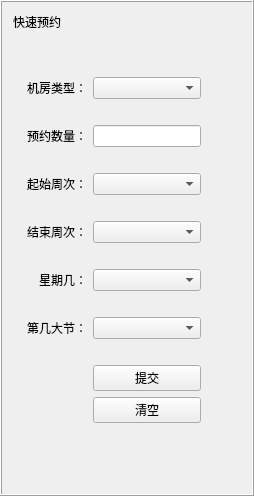
            <widget class="QFrame" name="doappointFrame">
             <property name="frameShape">
              <enum>QFrame::Box</enum>
             </property>
             <property name="frameShadow">
              <enum>QFrame::Raised</enum>
             </property>
             <layout class="QGridLayout" name="gridLayout_9">
              <item row="5" column="2">
               <spacer name="horizontalSpacer_23">
                <property name="orientation">
                 <enum>Qt::Horizontal</enum>
                </property>
                <property name="sizeHint" stdset="0">
                 <size>
                  <width>40</width>
                  <height>20</height>
                 </size>
                </property>
               </spacer>
              </item>
              <item row="8" column="0" colspan="2">
               <widget class="QLabel" name="label_16">
                <property name="text">
                 <string>结束周次：</string>
                </property>
                <property name="alignment">
                 <set>Qt::AlignRight|Qt::AlignTrailing|Qt::AlignVCenter</set>
                </property>
               </widget>
              </item>
              <item row="4" column="0" colspan="2">
               <widget class="QLabel" name="label_14">
                <property name="text">
                 <string>预约数量：</string>
                </property>
                <property name="alignment">
                 <set>Qt::AlignRight|Qt::AlignTrailing|Qt::AlignVCenter</set>
                </property>
               </widget>
              </item>
              <item row="11" column="2">
               <spacer name="horizontalSpacer_26">
                <property name="orientation">
                 <enum>Qt::Horizontal</enum>
                </property>
                <property name="sizeHint" stdset="0">
                 <size>
                  <width>40</width>
                  <height>20</height>
                 </size>
                </property>
               </spacer>
              </item>
              <item row="13" column="2">
               <spacer name="horizontalSpacer_27">
                <property name="orientation">
                 <enum>Qt::Horizontal</enum>
                </property>
                <property name="sizeHint" stdset="0">
                 <size>
                  <width>40</width>
                  <height>20</height>
                 </size>
                </property>
               </spacer>
              </item>
              <item row="16" column="2">
               <spacer name="verticalSpacer_15">
                <property name="orientation">
                 <enum>Qt::Vertical</enum>
                </property>
                <property name="sizeHint" stdset="0">
                 <size>
                  <width>20</width>
                  <height>40</height>
                 </size>
                </property>
               </spacer>
              </item>
              <item row="12" column="2">
               <widget class="QComboBox" name="sublessonBox">
                <property name="enabled">
                 <bool>true</bool>
                </property>
                <property name="mouseTracking">
                 <bool>false</bool>
                </property>
                <property name="editable">
                 <bool>false</bool>
                </property>
                <property name="currentText">
                 <string/>
                </property>
                <property name="maxCount">
                 <number>20</number>
                </property>
               </widget>
              </item>
              <item row="12" column="0" colspan="2">
               <widget class="QLabel" name="label_18">
                <property name="text">
                 <string>第几大节：</string>
                </property>
                <property name="alignment">
                 <set>Qt::AlignRight|Qt::AlignTrailing|Qt::AlignVCenter</set>
                </property>
               </widget>
              </item>
              <item row="4" column="2">
               <widget class="QLineEdit" name="appointnumberBox">
                <property name="contextMenuPolicy">
                 <enum>Qt::DefaultContextMenu</enum>
                </property>
                <property name="cursorMoveStyle">
                 <enum>Qt::LogicalMoveStyle</enum>
                </property>
               </widget>
              </item>
              <item row="0" column="0">
               <widget class="QLabel" name="doappointLable">
                <property name="text">
                 <string>快速预约</string>
                </property>
               </widget>
              </item>
              <item row="7" column="2">
               <spacer name="horizontalSpacer_24">
                <property name="orientation">
                 <enum>Qt::Horizontal</enum>
                </property>
                <property name="sizeHint" stdset="0">
                 <size>
                  <width>40</width>
                  <height>20</height>
                 </size>
                </property>
               </spacer>
              </item>
              <item row="2" column="2">
               <widget class="QComboBox" name="sublabBox">
                <property name="enabled">
                 <bool>true</bool>
                </property>
                <property name="mouseTracking">
                 <bool>false</bool>
                </property>
                <property name="editable">
                 <bool>false</bool>
                </property>
                <property name="currentText">
                 <string/>
                </property>
                <property name="maxCount">
                 <number>20</number>
                </property>
               </widget>
              </item>
              <item row="8" column="2">
               <widget class="QComboBox" name="subendBox">
                <property name="enabled">
                 <bool>true</bool>
                </property>
                <property name="mouseTracking">
                 <bool>false</bool>
                </property>
                <property name="editable">
                 <bool>false</bool>
                </property>
                <property name="currentText">
                 <string/>
                </property>
                <property name="maxCount">
                 <number>20</number>
                </property>
               </widget>
              </item>
              <item row="2" column="0" colspan="2">
               <widget class="QLabel" name="doappointLable_2">
                <property name="text">
                 <string>机房类型：</string>
                </property>
                <property name="alignment">
                 <set>Qt::AlignRight|Qt::AlignTrailing|Qt::AlignVCenter</set>
                </property>
               </widget>
              </item>
              <item row="6" column="2">
               <widget class="QComboBox" name="substartBox">
                <property name="enabled">
                 <bool>true</bool>
                </property>
                <property name="mouseTracking">
                 <bool>false</bool>
                </property>
                <property name="editable">
                 <bool>false</bool>
                </property>
                <property name="currentText">
                 <string/>
                </property>
                <property name="maxCount">
                 <number>20</number>
                </property>
               </widget>
              </item>
              <item row="17" column="0" colspan="2">
               <spacer name="horizontalSpacer_8">
                <property name="orientation">
                 <enum>Qt::Horizontal</enum>
                </property>
                <property name="sizeHint" stdset="0">
                 <size>
                  <width>40</width>
                  <height>20</height>
                 </size>
                </property>
               </spacer>
              </item>
              <item row="1" column="1">
               <spacer name="verticalSpacer_14">
                <property name="orientation">
                 <enum>Qt::Vertical</enum>
                </property>
                <property name="sizeHint" stdset="0">
                 <size>
                  <width>20</width>
                  <height>40</height>
                 </size>
                </property>
               </spacer>
              </item>
              <item row="17" column="2">
               <spacer name="horizontalSpacer_10">
                <property name="orientation">
                 <enum>Qt::Horizontal</enum>
                </property>
                <property name="sizeHint" stdset="0">
                 <size>
                  <width>40</width>
                  <height>20</height>
                 </size>
                </property>
               </spacer>
              </item>
              <item row="14" column="2">
               <widget class="QPushButton" name="submitButton">
                <property name="text">
                 <string>提交</string>
                </property>
               </widget>
              </item>
              <item row="17" column="3">
               <spacer name="horizontalSpacer_21">
                <property name="orientation">
                 <enum>Qt::Horizontal</enum>
                </property>
                <property name="sizeHint" stdset="0">
                 <size>
                  <width>40</width>
                  <height>20</height>
                 </size>
                </property>
               </spacer>
              </item>
              <item row="3" column="2">
               <spacer name="horizontalSpacer_22">
                <property name="orientation">
                 <enum>Qt::Horizontal</enum>
                </property>
                <property name="sizeHint" stdset="0">
                 <size>
                  <width>40</width>
                  <height>20</height>
                 </size>
                </property>
               </spacer>
              </item>
              <item row="10" column="2">
               <widget class="QComboBox" name="subdayBox">
                <property name="enabled">
                 <bool>true</bool>
                </property>
                <property name="mouseTracking">
                 <bool>false</bool>
                </property>
                <property name="editable">
                 <bool>false</bool>
                </property>
                <property name="currentText">
                 <string/>
                </property>
                <property name="maxCount">
                 <number>20</number>
                </property>
               </widget>
              </item>
              <item row="9" column="2">
               <spacer name="horizontalSpacer_25">
                <property name="orientation">
                 <enum>Qt::Horizontal</enum>
                </property>
                <property name="sizeHint" stdset="0">
                 <size>
                  <width>40</width>
                  <height>20</height>
                 </size>
                </property>
               </spacer>
              </item>
              <item row="6" column="0" colspan="2">
               <widget class="QLabel" name="label_15">
                <property name="text">
                 <string>起始周次：</string>
                </property>
                <property name="alignment">
                 <set>Qt::AlignRight|Qt::AlignTrailing|Qt::AlignVCenter</set>
                </property>
               </widget>
              </item>
              <item row="10" column="0" colspan="2">
               <widget class="QLabel" name="label_17">
                <property name="text">
                 <string>星期几：</string>
                </property>
                <property name="alignment">
                 <set>Qt::AlignRight|Qt::AlignTrailing|Qt::AlignVCenter</set>
                </property>
               </widget>
              </item>
              <item row="15" column="2">
               <widget class="QPushButton" name="clearButton">
                <property name="text">
                 <string>清空</string>
                </property>
               </widget>
              </item>
             </layout>
            </widget>
